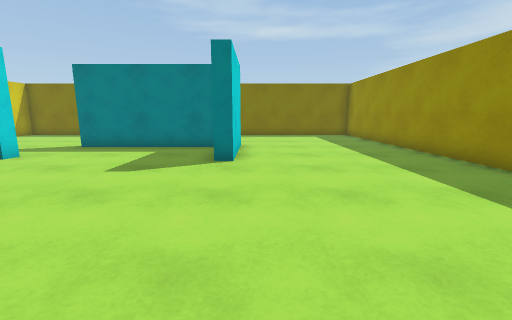
view 1 (above)

17 first-person views from a walk through a scene from a Unity 3-D project. The camera is 1.2 m above the floor, tilts 10° down and sees 90° across. The floor is counted in squares, 1 m on a side. Each view is taken from the middle of a square. On the plan, view 1 faces up. The plan holds only what a view shows up to about 12 squares ahead; the rest is blank.

view 2
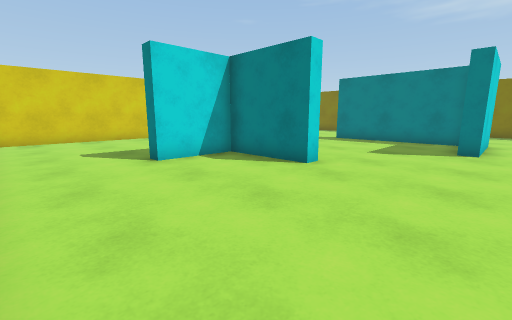

view 3
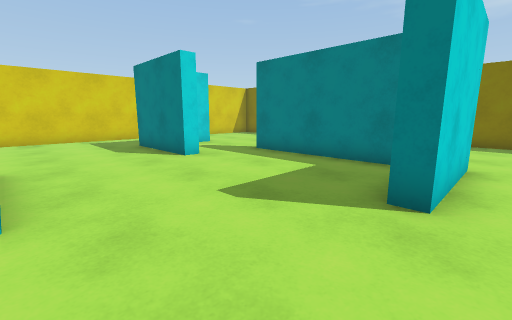

view 4
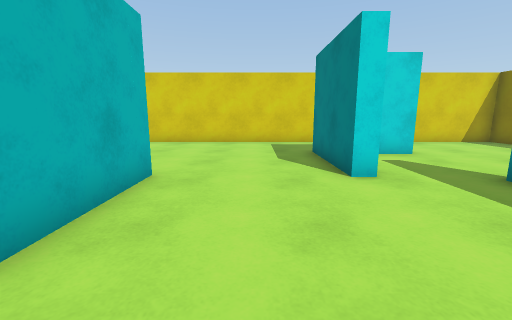

view 5
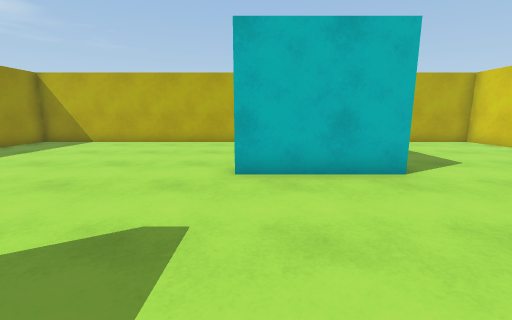

view 6
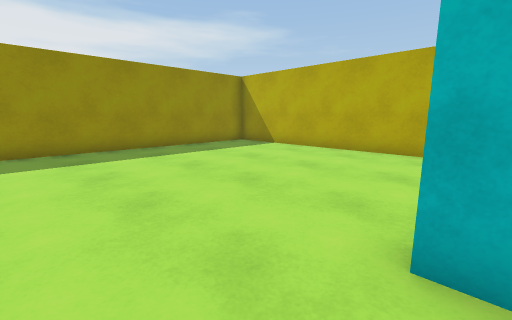

view 7
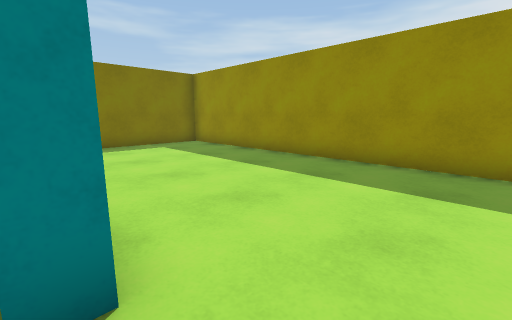

view 8
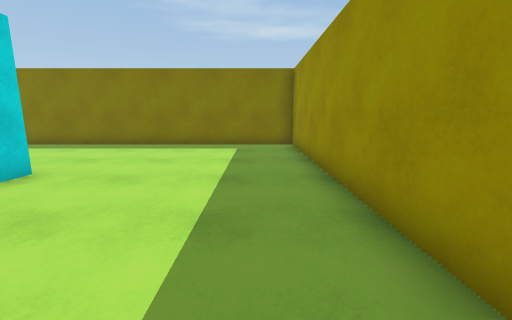

view 9
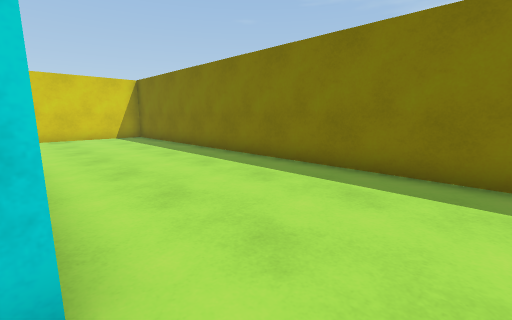

view 10
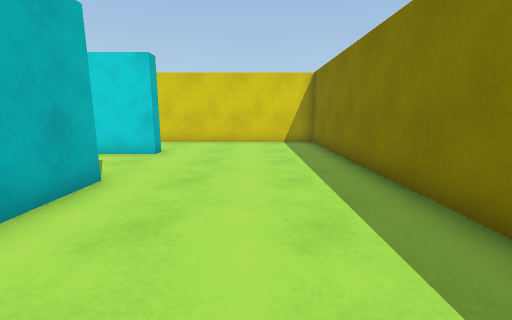

view 11
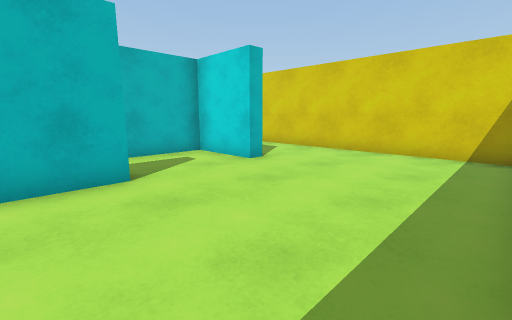

view 12
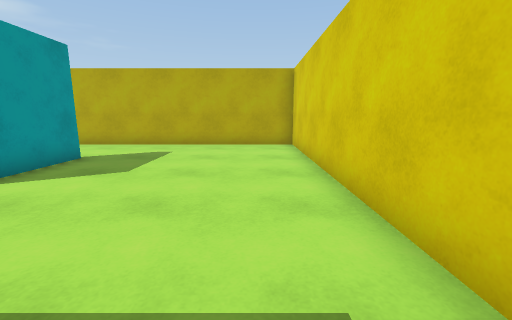

view 13
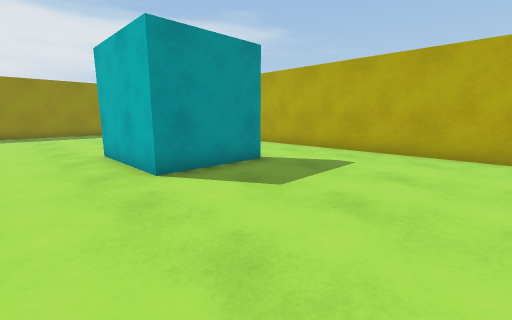

view 14
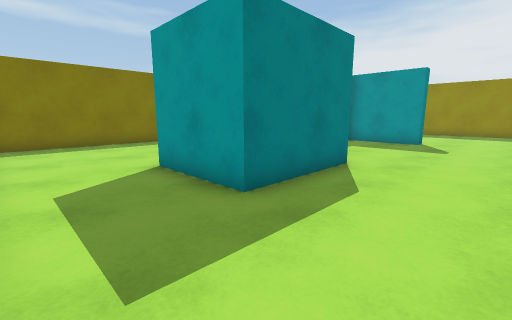

view 15
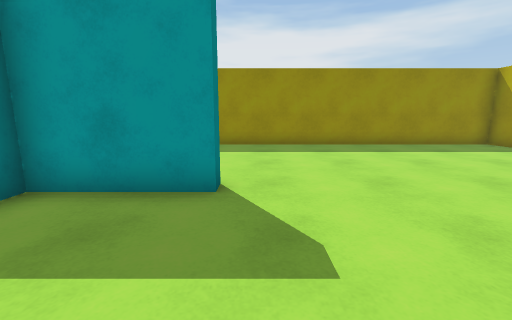

view 16
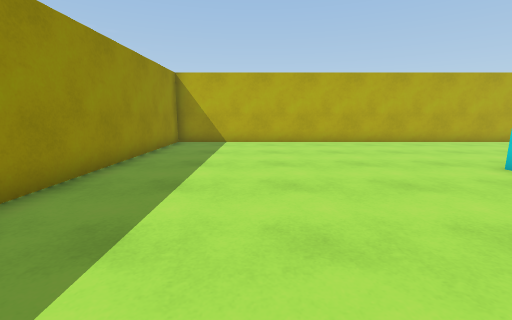

view 17
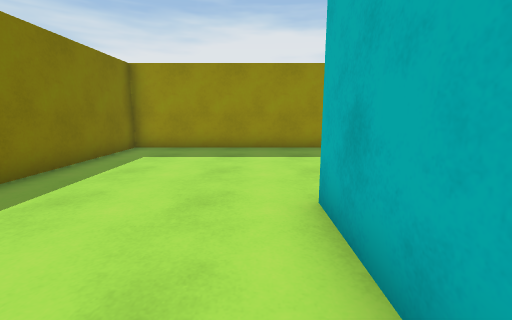

### Floor plan
Points are (right, up) in squares from view 1. A wall is a line through its corners. A room is listed if a view was taken in it or the views show most of it. See-through windows are left out.
Room 1 (views 1, 2, 3, 4, 5, 6, 7, 8, 9, 10, 11, 12, 13, 14, 15, 16, 17)
walls: (-3.6, 2.9) (-3.6, 2.4) (-6.6, 2.4) (-6.6, -0.1) (-7.1, -0.1) (-7.1, 2.9) (-3.6, 2.9); (-6.9, 7.5) (-6.9, 6.9) (-10.4, 6.9) (-10.4, 9.9) (-9.9, 9.9) (-9.9, 7.4) (-7.5, 7.4); (-6.6, 10.1) (-0.6, 10.1) (-0.6, 6.6) (-1.1, 6.6) (-1.1, 9.6) (-6.6, 9.6); (-13.5, -3.5) (5.5, -3.5) (5.5, 15.5) (-13.5, 15.5) (-13.5, -3.5)

Positions as (right, up) in squares from view 1, and headings:
1: (0, 0), facing up
2: (0, -3), facing up-left
3: (0, 3), facing up-left
4: (-2, 5), facing left
5: (-4, 8), facing down
6: (-4, 5), facing down-right
7: (-1, 5), facing up-right
8: (4, 5), facing up
9: (1, 10), facing up-left
10: (-2, 13), facing left
11: (-5, 15), facing down-left
12: (-12, 7), facing down
13: (-12, 5), facing down-right
14: (-13, 4), facing up-right
15: (-5, 6), facing right
16: (2, 8), facing down
17: (-4, 11), facing right
